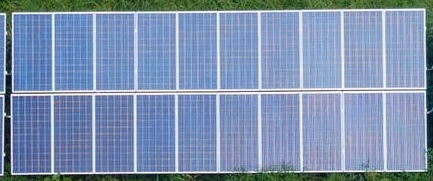
#> input picture one array.jpeg, 433 x 181 px
$ python particle_101.py
#> lines starting #> are read from the running program, lines starting #| are printed output that depends on the picture; after the words box and inside, x2 and y2 are one past the last pixel; in counts of white or black regions, pixels touching at a corner belong together
import cv2 as cv
import numpy as np
import scipy as scipy
from numpy.random import uniform
import scipy.stats
import os
import time
os.chdir(r'/home/samvandha/Desktop')
img = cv.imread('one array.jpeg', 1)
#> img is the input picture: shape (181, 433, 3); mean B, G, R 176.4, 146.1, 126.2
width = int(img.shape[1] * 2)
#> width = 866
height = int(img.shape[0] * 2)
#> height = 362
img = cv.resize(img, (width, height), interpolation=cv.INTER_AREA)
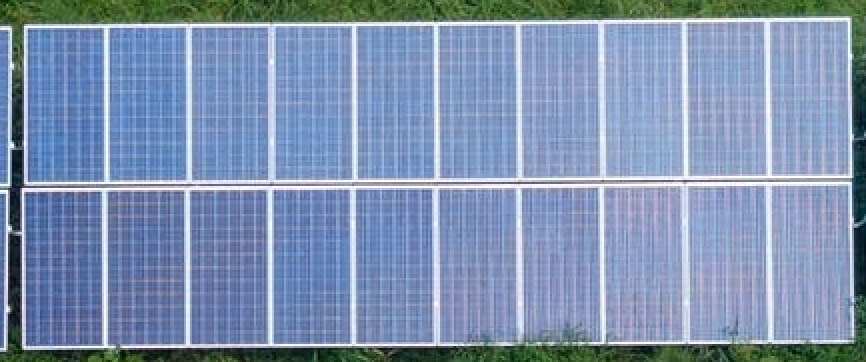
#> img: shape (362, 866, 3); mean B, G, R 176.4, 146.1, 126.2

landmarks = [[24,28],[24,348],[850,20],[854,342],[24,118],[24,263],[269,26],[578,22],[259,345],[599,344],[850,110],[853,258]]
#landmarks = [[24,28],[24,348],[850,20],[854,342]]
#landmarks = [[269, 360]]
NL = len(landmarks)
x_range = np.array([0,width])
#> x_range = [0, 866]
y_range = np.array([0,height])
#> y_range = [0, 362]
N = 500
trajectory = []

def create_particles(x_range,y_range,N):
    particles = np.empty((N,2))
    particles[:,0] = uniform(x_range[0], x_range[1], size=N)
    particles[:,1] = uniform(y_range[0], y_range[1], size=N)
    return(particles)

particles = create_particles(x_range,y_range,N)
weights = np.array([1.0]*N)

def robot_path(i,j, sj):
    if j < 6:
        if j % 2 == 0:
            if i < 845:
                i += 1
            else:
                sj += 1
                if sj > 53:
                    sj = 0
                    j += 1

        elif j % 2 == 1:
            if i > 35:
                i -= 1
            else:
                if j < 5:
                    sj += 1
                    if sj > 53:
                        sj = 0
                        j += 1
    return(i,j,sj)

i = 40
j = 0
sj = 0
def predict(particles, heading, distance, dt=1):
    N = len(particles)
    dist = (distance* dt) + np.random.randn(N) * 2
    particles[:,0] += np.cos(heading) * dist
    particles[:,1] += np.sin(heading) * dist
    return particles

def update(particles, weights, z, R, landmarks):
    weights.fill(1.)
    for i, landmark in enumerate(landmarks):
        distance = np.power((particles[:,0] - landmark[0])**2 + (particles[:,1] - landmark[1])**2,0.5)
        weights *= scipy.stats.norm(distance, R).pdf(z[i])
    weights += 1.e-300
    weights /= sum(weights)

def systematic_resample(weights):
    N = len(weights)
    positions = (np.arange(N) + np.random.random())/ N

    indexes = np.zeros(N, 'i')
    cumsum = np.cumsum(weights)
    i, j = 0,0
    while i < N and j < N:
        if positions[i] < cumsum[j]:
            indexes[i] = j
            i += 1
        else:
            j += 1
    return indexes

def resample(particles, weights, indexes):
    particles[:] = particles[indexes]
    weights[:] = weights[indexes]
    weights /= np.sum(weights)

while(1):
    img = cv.imread('one array.jpeg', 1)
    width = int(img.shape[1] * 2)
    height = int(img.shape[0] * 2)
    img = cv.resize(img, (width, height), interpolation=cv.INTER_AREA)
    previous_x = i
    previous_y = 40 + 56*j+sj
    (i,j,sj) = robot_path(i,j, sj)
    x = i
    y = 40 + 56*j + sj
    trajectory.append([x,y])
    heading = np.arctan2((y-previous_y),(x-previous_x))
    distance = ((y-previous_y)**2 + (x-previous_x)**2)**0.5
    particles = predict(particles, heading, distance, dt=1)
    center = np.array([[x,y]])
    zs = (np.linalg.norm(landmarks - center, axis=1) + (np.random.randn(NL) * 0.5))
    update(particles, weights, z = zs, R=50, landmarks = landmarks)
    indexes = systematic_resample(weights)
    resample(particles, weights, indexes)
    for k in range(len(trajectory)):
        cv.circle(img, (trajectory[k][0], trajectory[k][1]), 6, (200,0,0), -1)
#> img: shape (362, 866, 3); 0.04% of pixels changed, all inside (x1, y1, x2, y2) = (35, 34, 48, 47)
    for particle in particles:
        cv.circle(img, (int(particle[0]),int(particle[1])), 2,(0,0,255), -1)
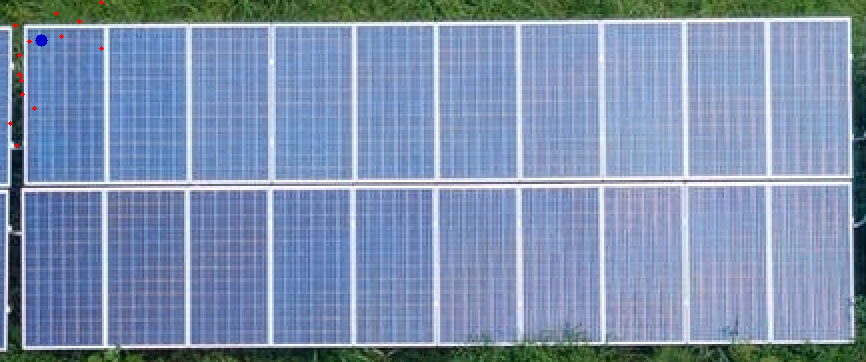
#> img: shape (362, 866, 3); mean B, G, R 176.4, 146, 126.3
    #time.sleep(0.0001)
    for landmark in landmarks:
        cv.circle(img, tuple(landmark), 10, (55,200,100), -1)
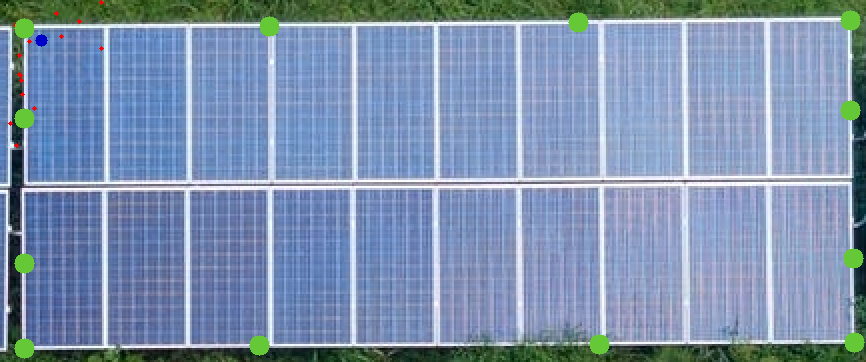
#> img: shape (362, 866, 3); 1.21% of pixels changed, all inside (x1, y1, x2, y2) = (14, 10, 865, 359)
    k = cv.waitKey(1) & 0xFF
#> (key Esc is pressed here)
    cv.putText(img, "Landmarks-", (30, 20), 2, 1.0, (0,255,255))
    cv.circle(img, (245,12), 10, (55,200,100), -1)
    cv.putText(img, "Particles", (300, 20), 2, 1.0, (0,255,255))
    cv.circle(img, (460,12), 8, (0,0,255), -1)
    cv.putText(img, "Robot trajectory(Ground Truth)", (300, 330), 2, 1.0, (0,255,255))
    cv.circle(img, (813,324), 8, (255,0,0), -1)
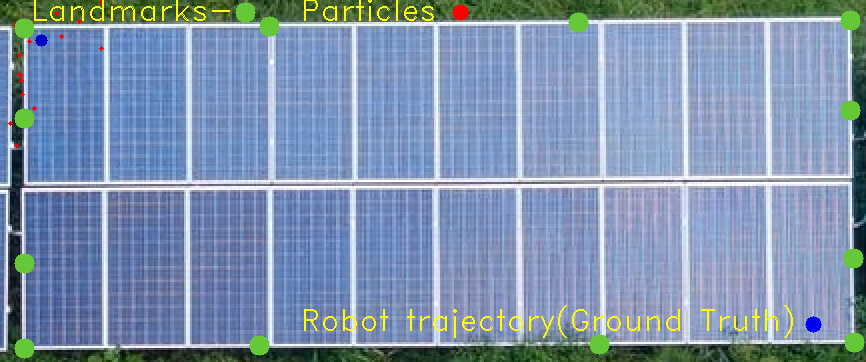
#> img: shape (362, 866, 3); mean B, G, R 174, 148.1, 127.8

    cv.imshow("Image", img)
    if k == 27:
        break

cv.destroyAllWindows()
